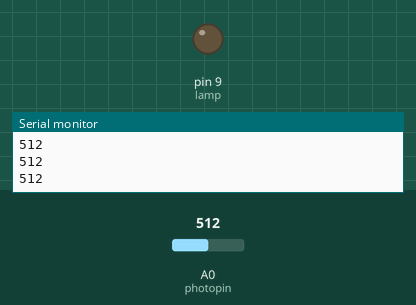
This sketch was run on a simulated Arduino Uno, built with avr-gcc and run on an emulated ATmega328P. On the bench: output pins drawn as LEDs (lit = HIGH), the last lines printed to the serial monitor. The test bench sets the inputs (shaded band); at power-on: A0 (photopin) = 512.

Above: at 1.2 s.
1.3 s: A0 (photopin) set to 100
2.9 s: A0 (photopin) set to 82
At 3.7 s:
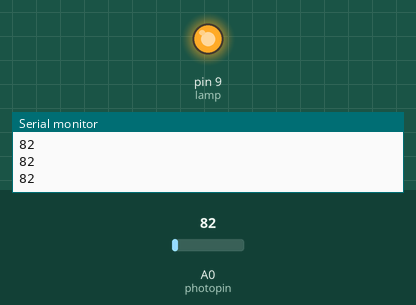
4.7 s: A0 (photopin) set to 122
At 5.7 s:
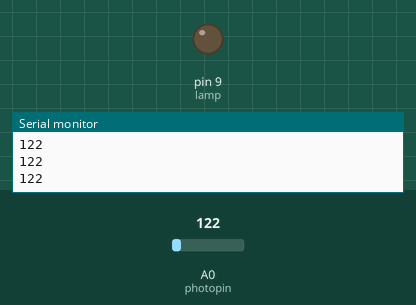
6.5 s: A0 (photopin) set to 80
At 7.7 s:
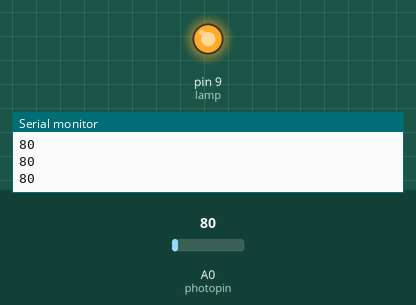
Timing chart, 0 to 9.2 s (numbered marks = the images above; inputs shaded):
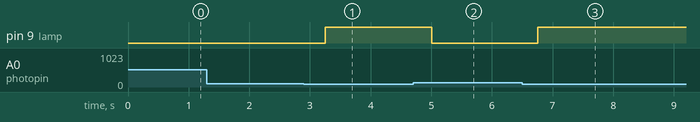

The sketch:

Phototransistor.ino
```cpp
//variables:
int photopin = A0;
int photoval;
int del = 250;
int lamp = 9;

void setup() {

pinMode(photopin,INPUT);
pinMode(lamp, OUTPUT);
Serial.begin(9600);

}


void loop() {
  // security lights:
photoval = analogRead(photopin);
Serial.println(photoval);
delay(del);

if(photoval>90){
digitalWrite(lamp,LOW);
}
if(photoval<90){
  digitalWrite(lamp,HIGH);
}


}
```

Measured:
- the behaviour switches between 90 and 89 on A0 (photopin) (found by bisection; images 0 and 1)
- after the input at 2.9 s, pin 9 (lamp): LOW → HIGH after 0.35 s
- after the input at 4.7 s, pin 9 (lamp): HIGH → LOW after 0.31 s
- after the input at 6.5 s, pin 9 (lamp): LOW → HIGH after 0.26 s
